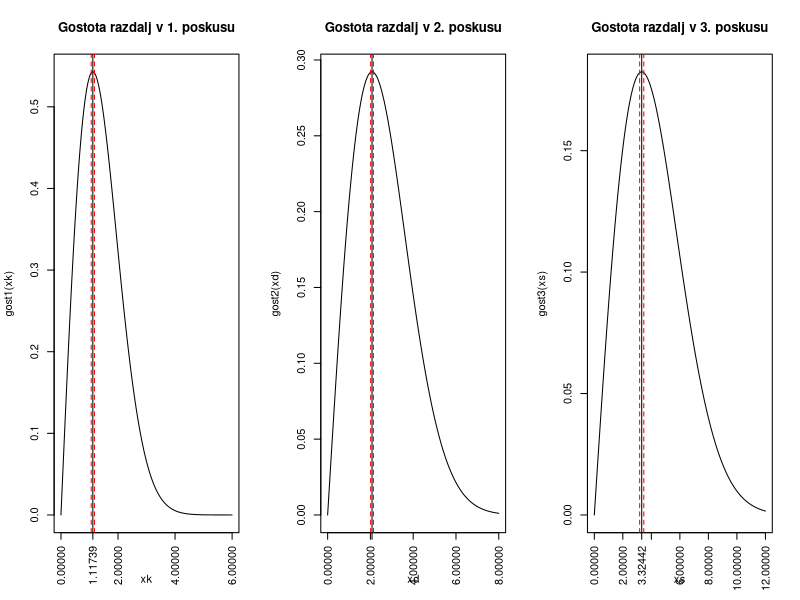

The R script that drew this image:
#Nastavimo mesto datoteke (Po potrebi spremenite na mesto, kamor ste shranili datoteke)
#Npr. setwd("C:/Users/Uporabnik/Documents/GitHub/STAT")

#Naložimo podatke eksperimentov
kratki <- read.csv("Kromatin_kratki.csv")
srednji <- read.csv("Kromatin_srednji.csv")
dolgi <- read.csv("Kromatin_dolgi.csv")

#Za cenilko, ki smo jo pridobili po metodi največjega verjetja, izračunamo
#numerične približke

#Prvi eksperiment
n1 <- nrow(kratki)
x1 <- kratki[, 1]
t1 <- sqrt(sum(x1^2)/(2*n1))

SE1 <- t1*sqrt(1 - (gamma(n1 + 0.5)/(sqrt(n1)*gamma(n1)))^2)

#Drugi eksperiment
n2 <- nrow(srednji)
x2 <- srednji[, 1]
t2 <- sqrt(sum(x2^2)/(2*n2))

# SE2 <- t2*sqrt(1 - (gamma(n2 + 0.5)/(sqrt(n2)*gamma(n2)))^2)
#Pri izračunu gamma(n2) nam R vrne Inf (neskončno). Posledično, nam za SE2 vrne
#vrednost NaN. Zaradi tega bomo tukaj vstavili drugod izračunano vrednost.
#Spletna stran wolframalpha nam vrne numerični rezultat
SE2 <- 0.06589590

#Tretji eksperiment
n3 <- nrow(dolgi)
x3 <- dolgi[, 1]
t3 <- sqrt(sum(x3^2)/(2*n3))

SE3 <- t3*sqrt(1 - (gamma(n3 + 0.5)/(sqrt(n3)*gamma(n3)))^2)


#Zapišimo ocenjene gostote porazdelitve

gostota <- function(y, t) {
# y je vektor razdalj, t skalarni parameter
	if(t != 0) {
		b <- rep(0, length(y))
		for (i in 1:length(y)){
			if(y[i] >0){
				b[i] <- y[i]/(t)^2 * exp(- (y[i]^2) / (2*(t)^2))
			}
			else {
				b[i] <- 0
			}
		}
	}
	return(b)
}

gost1 <- function(r) {
	gostota(r, t1)
}

gost2 <- function(r) {
	gostota(r, t2)
}

gost3 <- function(r) {
	gostota(r, t3)
}

#Za vsak eksperiment še narišemo gostoto porazdelitve

par(mfrow=c(1, 3))

xk <- sort(c(seq(0, 6, 0.001), t1-SE1, t1, t1+SE1))
xd <- sort(c(seq(0, 8, 0.001), t2-SE2, t2, t2+SE2))
xs <- sort(c(seq(0, 12, 0.001), t3-SE3, t3, t3+SE3))

plot(xk, gost1(xk), type="l", main="Gostota razdalj v 1. poskusu", xaxt= "n")
axis(1, at = sort(c(seq(0, 6, 2), round(t1, 5))), las=2)
abline(v = t1, color = "green")
abline(v = t1-SE1, col = "red", lty = 2, lwd=1)
abline(v = t1+SE1, col = "red", lty = 2, lwd=1)

plot(xd, gost2(xd), type="l", main="Gostota razdalj v 2. poskusu", xaxt= "n")
axis(1, at = sort(c(seq(0, 8, 2), round(t2, 5))), las=2)
abline(v = t2, color = "green")
abline(v = t2-SE2, col = "red", lty = 2, lwd=1)
abline(v = t2+SE2, col = "red", lty = 2, lwd=1)

plot(xs, gost3(xs), type="l", main="Gostota razdalj v 3. poskusu", xaxt= "n")
axis(1, at = sort(c(seq(0, 12, 2), round(t3, 5))), las=2)
abline(v = t3, color = "green")
abline(v = t3-SE3, col = "red", lty = 2, lwd=1)
abline(v = t3+SE3, col = "red", lty = 2, lwd=1)

cat("Približek za theta v prvem eksperimentu je", t1, ".")
cat("Standardna napaka v njem pa znaša",SE1, ".")

cat("Približek za theta v drugem eksperimentu je", t2, ".")
cat("Standardna napaka v njem znaša", SE2, ".")

cat("Približek za theta v tretjem eksperimentu je", t3, ".")
cat("Standardna napaka v njem znaša ", SE3, ".")
